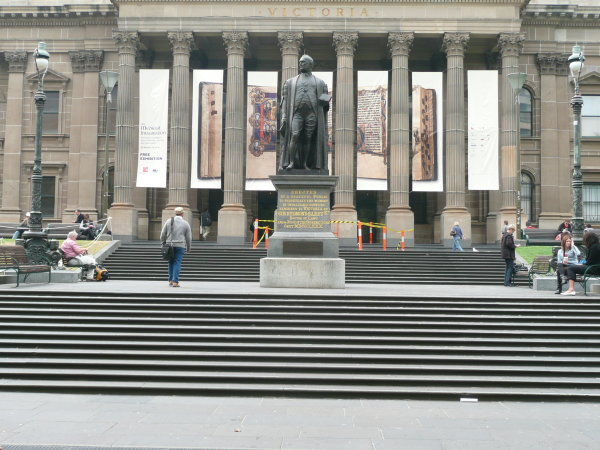
#> input picture Phase1/Data/Train/Set1/2.jpg, 600 x 450 px, found by its file name
$ python generate_data.py
#> lines starting #> are read from the running program, lines starting #| are printed output that depends on the picture
import cv2
import numpy as np
import random

#Read an image from the Data/train folder
img = cv2.imread('/Users/rohin/Desktop/WPI_Fall_ 2022_Academics/RBE_549/P1/YourDirectoryID_p1/Phase2/Data/Train/2.jpg')
#> img is the input picture: shape (450, 600, 3); mean B, G, R 135.2, 141.3, 141.1

#Convert the image to grayscale
gray = cv2.cvtColor(img, cv2.COLOR_BGR2GRAY)
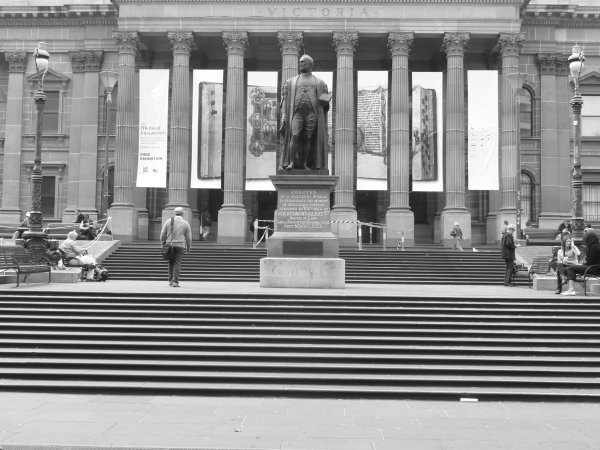
#> gray: shape (450, 600); min 8, max 255, mean 140.6

#Obtain a random patch from the image such that all the pixels in the patch will lie within the image after warping the random extracted patch.
def extract_random_patch_with_perturbation(IA, MP, NP, rho):
    # Image dimensions
#> called with MP = 128, NP = 128, rho = 10
    M, N = IA.shape
#> M = 450; N = 600

    # Calculate maximum allowable shift
    SHmax = min(rho, M - MP)
#> SHmax = 10
    SVmax = min(rho, N - NP)
#> SVmax = 10

    # Randomly select starting position within allowable range
    SH = random.randint(0, SHmax)
#> SH = 6
    SV = random.randint(0, SVmax)
#> SV = 6

    # Calculate ending position
    patch_start = (SH, SV)
#> patch_start = (6, 6)
    patch_end = (SH + MP, SV + NP)
#> patch_end = (134, 134)

    # Check if the entire patch remains within the image after perturbation
    if (patch_start[0] >= 0 and patch_start[1] >= 0 and
        patch_end[0] <= M and patch_end[1] <= N):

        # Extract the patch PA from IA
        PA = IA[patch_start[0]:patch_end[0], patch_start[1]:patch_end[1]]
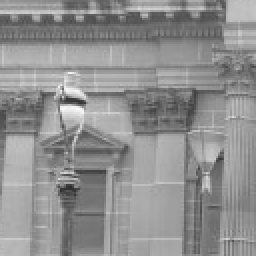
#> PA: shape (128, 128) (shown 2 times larger); min 43, max 253, mean 143.9

        return PA
    else:
        # Patch is not entirely within the image, return None or handle the case as needed.
        return None

# Example usage:
# Replace this with your actual image and desired parameters
IA = gray  # Sample image
MP, NP = 128, 128  # Patch size
rho = 10  # Maximum perturbation

random_patch = extract_random_patch_with_perturbation(IA, MP, NP, rho)
if random_patch is not None:
    print("Random Patch Extracted:")
    print(random_patch)
#> (printed output is left out)
    #display the patch
    cv2.imshow('Random Patch', random_patch)
    cv2.waitKey(0)
else:
    print("Patch extraction failed. Adjust parameters or handle this case accordingly.")

$ run again, with Phase1/Data/Train/Set1/3.jpg copied over Phase1/Data/Train/Set1/2.jpg
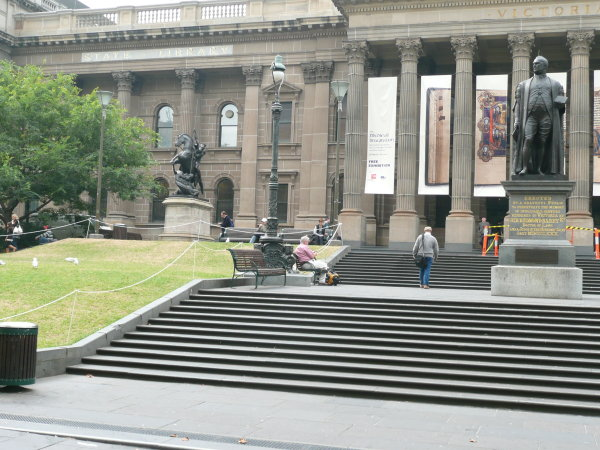
#> input picture Phase1/Data/Train/Set1/3.jpg, 600 x 450 px, found by its file name
#> img is the input picture: shape (450, 600, 3); mean B, G, R 134.5, 145.3, 142.3
#> `gray = cv2.cvtColor(img, cv2.COLOR_BGR2GRAY)`:
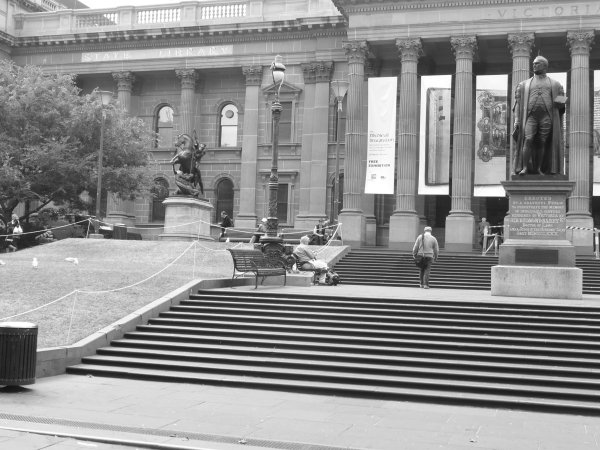
#> gray: shape (450, 600); min 5, max 255, mean 143.2
#> in extract_random_patch_with_perturbation, `PA = IA[patch_start[0]:patch_end[0], patch_start[1]:patch_end[1]]`:
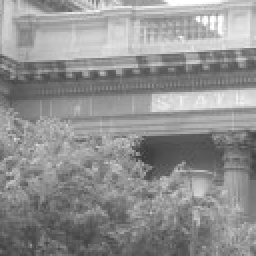
#> PA: shape (128, 128) (shown 2 times larger); min 57, max 255, mean 144.5
#> (printed output is left out)
